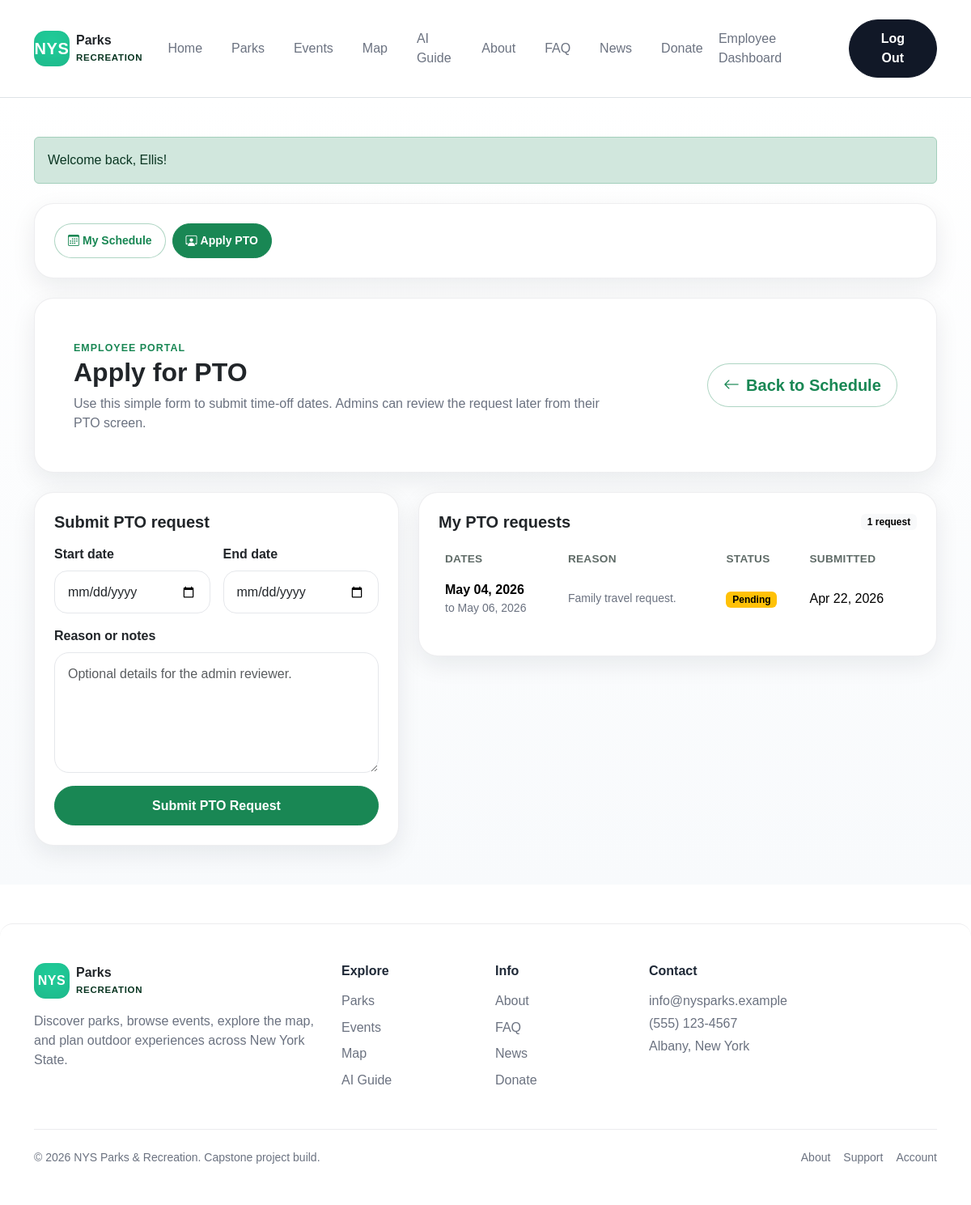
Screenshot of /employee-pto.php (signed in) with the database file from the repository.
### tables this page shows
CREATE TABLE PTO_Requests (
    pto_id INT AUTO_INCREMENT PRIMARY KEY,
    employee_id INT NOT NULL,
    start_date DATE NOT NULL,
    end_date DATE NOT NULL,
    reason TEXT NULL,
    pto_status ENUM('pending', 'approved', 'denied') NOT NULL DEFAULT 'pending',
    reviewed_by INT NULL,
    decision_date DATETIME NULL,
    created_at DATETIME NOT NULL DEFAULT CURRENT_TIMESTAMP,
    CONSTRAINT fk_pto_employee FOREIGN KEY (employee_id) REFERENCES Users(user_id)
        ON DELETE CASCADE ON UPDATE CASCADE,
    CONSTRAINT fk_pto_reviewed_by FOREIGN KEY (reviewed_by) REFERENCES Users(user_id)
        ON DELETE SET NULL ON UPDATE CASCADE,
    CONSTRAINT chk_pto_dates CHECK (start_date <= end_date)
);

### includes/auth.php (called while the page is built, shortened)
<?php
require_once __DIR__ . '/db.php';
function getFlashMessage(): ?array
{
    $message = $_SESSION['flash_message'];
    return $message;
}
function currentUser(): ?array
{
    return $_SESSION['user'] ?? null;
}

### includes/helpers.php (called while the page is built, shortened)
<?php
require_once __DIR__ . '/db.php';
function e(string $value): string
{
    return htmlspecialchars($value, ENT_QUOTES, 'UTF-8');
}
function getAdminPtoRequests(): array
{
    $db = getDbConnection();
    $requests = [];
    if ($db && tableExists($db, 'PTO_Requests') && tableExists($db, 'Users')) {
        $hasDecisionDate = tableHasColumn($db, 'PTO_Requests', 'decision_date');
        $sql = "SELECT pto.pto_id,
                       pto.employee_id,
                       CONCAT(u.first_name, ' ', u.last_name) AS employee_name,
                       pto.start_date,
                       pto.end_date,
                       pto.reason,
                       pto.pto_status,
                       pto.created_at,
                       " . ($hasDecisionDate ? "pto.decision_date" : "NULL AS decision_date") . "
                FROM PTO_Requests pto
                INNER JOIN Users u ON pto.employee_id = u.user_id
                ORDER BY pto.created_at DESC";
        $result = $db->query($sql);
        if ($result && $result->num_rows > 0) {
            while ($row = $result->fetch_assoc()) {
                $requests[] = $row;
            }
        }
    }
    usort($requests, function ($a, $b) {
        return strtotime($b['created_at'] ?? '') <=> strtotime($a['created_at'] ?? '');
    });
    return $requests;
}
function getPtoStatusBadgeClass(string $status): string
{
    return match (strtolower($status)) {
        'approved' => 'success',
        'denied' => 'danger',
        default => 'warning',
    };
}
function getEmployeePtoRequests(array $employeeUser): array
{
    $employeeId = (int) ($employeeUser['user_id'] ?? 0);
    $allRequests = getAdminPtoRequests();
    $employeeRequests = array_values(array_filter($allRequests, function ($request) use ($employeeId) {
        return (int) ($request['employee_id'] ?? 0) === $employeeId;
    }));
    usort($employeeRequests, function ($a, $b) {
        return strtotime($b['created_at'] ?? 'now') <=> strtotime($a['created_at'] ?? 'now');
    });
    return $employeeRequests;
}

### includes/db.php (called while the page is built, shortened)
<?php
function tableExists(mysqli $db, string $tableName): bool
{
    $safeTable = $db->real_escape_string($tableName);
    $sql = "SHOW TABLES LIKE '{$safeTable}'";
    $result = $db->query($sql);
    return $result && $result->num_rows > 0;
}
function tableHasColumn(mysqli $db, string $tableName, string $columnName): bool
{
    $safeTable = $db->real_escape_string($tableName);
    $safeColumn = $db->real_escape_string($columnName);
    $sql = "SHOW COLUMNS FROM `{$safeTable}` LIKE '{$safeColumn}'";
    $result = $db->query($sql);
    return $result && $result->num_rows > 0;
}

### employee-pto.php (the view, shortened to what this page needs)
<?php
require_once __DIR__ . '/includes/auth.php';
require_once __DIR__ . '/includes/helpers.php';
$user = currentUser();
$flash = getFlashMessage();
$ptoRequests = getEmployeePtoRequests($user);
require_once __DIR__ . '/includes/header.php';
require_once __DIR__ . '/includes/navbar.php';
?>
<main class="employee-portal-page py-5">
    <div class="container">
        <?php if ($flash): ?>
            <div class="alert alert-<?php echo e($flash['type']); ?> mb-4"><?php echo e($flash['message']); ?></div>
        <?php endif; ?>
        <?php require __DIR__ . '/includes/employee-nav.php'; ?>
        <section class="card border-0 shadow-sm mb-4">
            <div class="card-body p-4 p-lg-5">
                <div class="row g-4 align-items-center">
                    <div class="col-lg-8">
                        <span class="section-kicker">Employee portal</span>
                        <h1 class="h2 fw-bold mb-2">Apply for PTO</h1>
                        <p class="text-muted mb-0">Use this simple form to submit time-off dates. Admins can review the request later from their PTO screen.</p>
                    </div>
                    <div class="col-lg-4 text-lg-end">
                        <a href="employee-dashboard.php" class="btn btn-outline-success btn-lg">
                            <i class="bi bi-arrow-left me-2"></i>Back to Schedule
                        </a>
                    </div>
                </div>
            </div>
        </section>
        <div class="row g-4 align-items-start">
            <div class="col-lg-5">
                <div class="card border-0 shadow-sm sticky-lg-top" style="top: 110px;">
                    <div class="card-body p-4">
                        <h2 class="h5 fw-bold mb-3">Submit PTO request</h2>
                        <form method="post" class="row g-3">
                            <div class="col-md-6">
                                <label for="start_date" class="form-label fw-semibold">Start date</label>
                                <input type="date" class="form-control" id="start_date" name="start_date" min="<?php echo e(date('Y-m-d')); ?>" required>
                            </div>
                            <div class="col-md-6">
                                <label for="end_date" class="form-label fw-semibold">End date</label>
                                <input type="date" class="form-control" id="end_date" name="end_date" min="<?php echo e(date('Y-m-d')); ?>" required>
                            </div>
                            <div class="col-12">
                                <label for="reason" class="form-label fw-semibold">Reason or notes</label>
                                <textarea class="form-control" id="reason" name="reason" rows="5" placeholder="Optional details for the admin reviewer."></textarea>
                            </div>
                            <div class="col-12 d-grid">
                                <button type="submit" class="btn btn-success">Submit PTO Request</button>
                            </div>
                        </form>
                    </div>
                </div>
            </div>
            <div class="col-lg-7">
                <div class="card border-0 shadow-sm">
                    <div class="card-body p-4">
                        <div class="d-flex justify-content-between align-items-center mb-3">
                            <h2 class="h5 fw-bold mb-0">My PTO requests</h2>
                            <span class="badge text-bg-light"><?php echo e((string) count($ptoRequests)); ?> request<?php echo count($ptoRequests) === 1 ? '' : 's'; ?></span>
                        </div>
                        <?php if (empty($ptoRequests)): ?>
                            <div class="alert alert-light border mb-0">You have not submitted any PTO requests yet.</div>
                        <?php else: ?>
                            <div class="table-responsive">
                                <table class="table align-middle employee-data-table">
                                    <thead>
                                        <tr>
                                            <th>Dates</th>
                                            <th>Reason</th>
                                            <th>Status</th>
                                            <th>Submitted</th>
                                        </tr>
                                    </thead>
                                    <tbody>
                                        <?php foreach ($ptoRequests as $request): ?>
                                            <?php $status = strtolower($request['pto_status'] ?? 'pending'); ?>
                                            <tr>
                                                <td>
                                                    <div class="fw-semibold"><?php echo e(date('M d, Y', strtotime($request['start_date']))); ?></div>
                                                    <div class="small text-muted">to <?php echo e(date('M d, Y', strtotime($request['end_date']))); ?></div>
                                                </td>
                                                <td class="small text-muted"><?php echo e($request['reason'] ?? 'No reason provided.'); ?></td>
                                                <td><span class="badge text-bg-<?php echo e(getPtoStatusBadgeClass($status)); ?>"><?php echo e(ucfirst($status)); ?></span></td>
                                                <td><?php echo e(date('M d, Y', strtotime($request['created_at'] ?? 'now'))); ?></td>
                                            </tr>
                                        <?php endforeach; ?>
                                    </tbody>
                                </table>
                            </div>
                        <?php endif; ?>
                    </div>
                </div>
            </div>
        </div>
    </div>
</main>
<?php require_once __DIR__ . '/includes/footer.php'; ?>

### assets/css/style.css (style rules this page uses)
:root { --park-green: #198754; --park-green-dark: #0f5132; --park-mint: #dff4ea; --park-soft: #f5fbf7; --park-text: #1f2937; }
body { font-family: "Inter", system-ui, -apple-system, BlinkMacSystemFont, "Segoe UI", sans-serif; color: var(--park-text); background-color: #ffffff; }
.employee-portal-page { background: linear-gradient(180deg, #f8fbf8 0%, #ffffff 100%); }
.employee-data-table thead th { border-bottom: 0; color: #5f6b67; font-size: 0.85rem; letter-spacing: 0.02em; text-transform: uppercase; }
.employee-data-table tbody tr:last-child td { border-bottom: 0; }
.section-kicker { letter-spacing: 0.08em; text-transform: uppercase; font-size: 0.75rem; font-weight: 700; color: var(--bs-success); }
.card, .hero-overlay-card, .dashboard-stat-card, .chart-shell { border-radius: 1rem; }
:root { --park-green: #198754; --park-green-dark: #146c43; --park-green-soft: #eef8f2; --park-ink: #1f2937; --park-muted: #6b7280; --park-border: #e5e7eb; --park-surface: #ffffff; --park-surface-alt: #f8fafc; --park-accent: #5eead4; --park-shadow: 0 10px 30px rgba(15, 23, 42, 0.08); --park-shadow-lg: 0 24px 50px rgba(15, 23, 42, 0.14); }
html { scroll-behavior: smooth; }
body { margin: 0; font-family: Arial, Helvetica, sans-serif; color: var(--park-ink); background-color: #ffffff; }
a { transition: all 0.2s ease; }
.text-muted { color: var(--park-muted) !important; }
.btn { border-radius: 999px; font-weight: 600; padding: 0.7rem 1.2rem; }
.btn-success { background-color: var(--park-green); border-color: var(--park-green); }
.btn-outline-success { color: var(--park-green); border-color: rgba(25, 135, 84, 0.35); background: #fff; }
.form-control, .form-select, .input-group-text, textarea.form-control { border-radius: 16px; border-color: var(--park-border); min-height: 52px; padding: 0.85rem 1rem; }
textarea.form-control { min-height: 140px; border-radius: 18px; }
.card, .park-card, .event-home-card, .event-directory-card, .news-card, .news-info-card, .news-highlight-card, .news-cta-card, .about-highlight-card, .role-card, .about-callout-card, .about-visual-card, .impact-card, .faq-info-card, .faq-filter-card, .faq-contact-card, .portal-side-card, .client-list-card, .dashboard-stat-card, .admin-analytics-card, .admin-list-card, .auth-card, .employee-summary-card, .admin-subnav, .chart-shell, .map-result-item, .quick-view-stat, .mini-stat-card, .parks-filter-card, .events-filter-card, .ai-chat-shell, .ai-guide-side-card, .donate-summary-card, .donate-form-card, .form-shell-card { border-radius: 24px !important; border: 1px solid rgba(15, 23, 42, 0.07) !important; box-shadow: var(--park-shadow) !important; }
.section-label, .section-kicker { color: var(--park-green); font-size: 0.78rem; font-weight: 700; letter-spacing: 0.08em; text-transform: uppercase; }
.auth-page, .account-page, .client-portal-page, .admin-portal-page, .employee-portal-page { background: linear-gradient(180deg, #ffffff 0%, #f8fafc 100%); }
.table { --bs-table-bg: transparent; --bs-table-striped-bg: #f8fafc; }
.table thead th { border-bottom-width: 1px; border-color: var(--park-border); }
.table tbody td { border-color: #eef2f7; }

### rows the page displays
pto_requests: start_date "May 04, 2026", end_date "May 06, 2026", reason "Family travel request.", pto_status "Pending", created_at "Apr 22, 2026"

### other values shown
$item['label'] "Home"
$item['label'] "Parks"
$item['label'] "Events"
$item['label'] "Map"
$item['label'] "AI Guide"
$item['label'] "About"
$item['label'] "FAQ"
$item['label'] "News"
$item['label'] "Donate"
getRoleHomeLabel() "Employee Dashboard"
$flash['message'] "Welcome back, Ellis!"
count($ptoRequests) "1"
